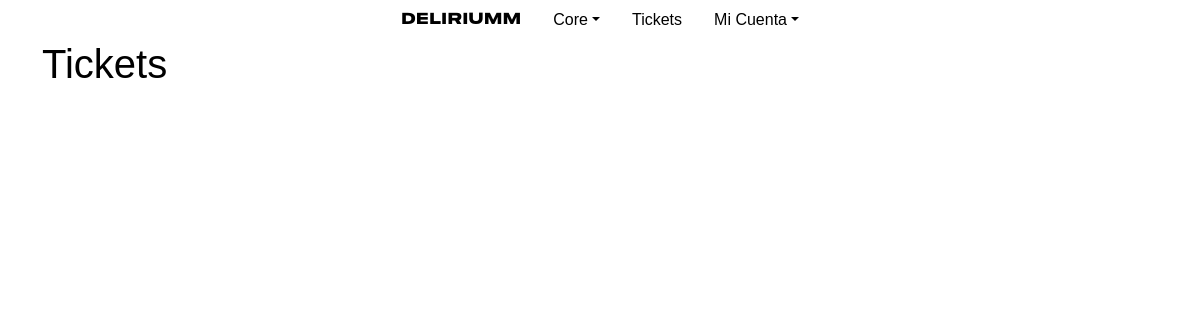
Page /core/tickets/my_tickets (signed in) on the earlier database version.
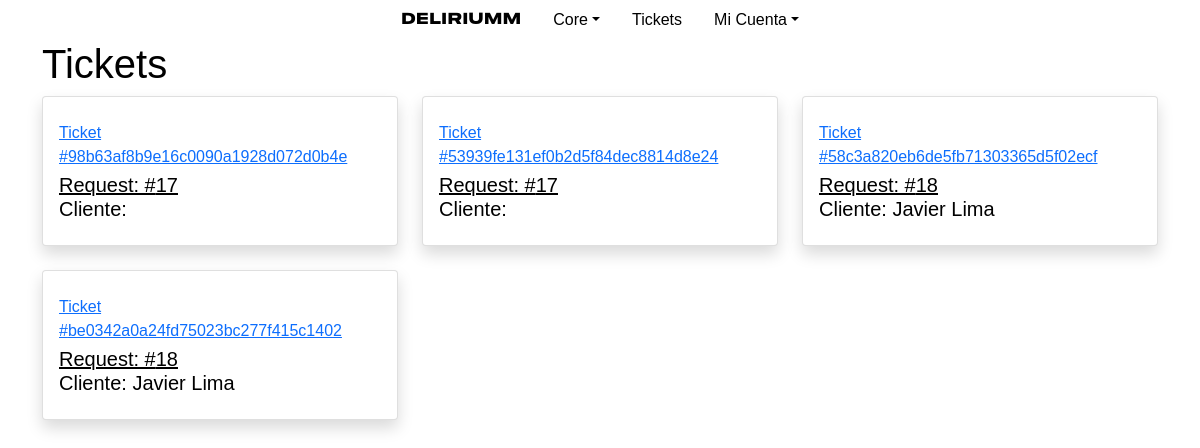
Same page on the later database version.
### tickets/models.py (models this page shows, shortened)
class Ticket(models.Model):
    hash = models.CharField(primary_key=True, verbose_name="Hash Id", max_length=200)
    client = models.CharField(max_length=50)
    ticketrequest = models.ForeignKey(TicketRequest, on_delete=models.CASCADE)
    user = models.ForeignKey(User, on_delete=models.CASCADE)
    event = models.ForeignKey(Event, on_delete=models.CASCADE)
    price = models.IntegerField(verbose_name="Price")
    status_export = models.BooleanField(default=True)

class TicketRequest(models.Model):
    user = models.ForeignKey(User, on_delete=models.CASCADE)
    event = models.ForeignKey(Event, on_delete=models.CASCADE)
    context = models.CharField(max_length=300, blank=True)
    q_tickets = models.IntegerField(verbose_name="Tickets")
    reference = models.CharField(max_length=150, default="none")
    client = models.CharField(max_length=50, default="none")
    total = models.IntegerField(verbose_name="Total", default="0")
    created = models.DateTimeField(auto_now=True)
    staff_asigned = models.CharField(max_length=30, default="none")
    comprobante = models.FileField(upload_to='uploads/comprobantes/', blank=True)
    PAYMENTS = (
        ("CASH", "Efectivo"),
        ("CARD", "Tarjeta"),
        ("TRANSFER", "Transferencía"),
        ("DEPOSIT", "Deposíto"),
    )
    payment_method = models.CharField(
        max_length=20,
        choices=PAYMENTS,
        default='CASH',
    )
    STATUS = (
        ("PE", "Pendiente"),
        ("RE", "Rechazado"),
        ("VA", "Aprobado"),
        ("AR", "Archivado"),
    )
    status = models.CharField(
        max_length=2,
        choices=STATUS,
        default='PE',
    )

### tickets/views.py (the view)
# urls.py: path("my_tickets", views.my_tickets, name="my_tickets"),
def my_tickets(request):
    if not request.user.is_authenticated:
        return HttpResponseRedirect(reverse("users:login"))
    usercore = get_object_or_404(UserCore, user=request.user)
    return render(request, "tickets/my_tickets.html",{
        "tickets": request.user.ticket_set.all(),
    })

### tickets/templates/tickets/my_tickets.html (shortened to what this page needs)
{% extends 'tickets/layout_1.html' %}
{% block head %}
{% load static %}
{% endblock %}
{% block body %}
<h1>Tickets</h1>
<div class="row">
    {% for ticket in tickets %}
    <div class="col-xl-4 col-md-6 mb-4">
        <div class="card border-left-primary shadow h-100 py-2">
            <div class="card-body">
                <div class="row no-gutters align-items-center">
                    <div class="col mr-2">
                        <div class="text-xs font-weight-bold text-primary mb-1">
                            <a href="{% url 'tickets:image_ticket' ticket.hash %}">Ticket #{{ ticket.hash }}</a></div>
                        <div class="h5 mb-0 font-weight-bold text-gray-800"><a href="{% url 'tickets:request_view' ticket.ticketrequest.pk %}">Request: #{{ ticket.ticketrequest.pk }}</a></div>
                        <div class="h5 mb-0 font-weight-bold text-gray-800">Cliente: {{ ticket.ticketrequest.client }}</div>
                    </div>
                </div>
            </div>
        </div>
    </div>
    {% endfor %}
</div>
{% endblock body %}

### tickets/templates/tickets/layout_1.html (shortened to what this page needs)
<!DOCTYPE html>
<html lang="en">
    <head>
        {% load static %}
        <link href="https://cdn.jsdelivr.net/npm/bootstrap@5.1.3/dist/css/bootstrap.min.css" rel="stylesheet">
        <link rel="stylesheet" type="text/css" href="{% static 'tickets/style_layout1.css' %}">
    </head>
    <body>
      <header>
        <ul class="nav justify-content-center">
            <li class="nav-item">
              <a class="nav-link" aria-current="page" href="{% url 'core:index' %}" id="deliriumm">Deliriumm</a>
            </li>
            <li class="nav-item dropdown">
              <a class="nav-link dropdown-toggle" data-bs-toggle="dropdown" href="#" role="button" aria-expanded="false">Core</a>
            </li>
            <li class="nav-item">
              <a class="nav-link" href="{% url 'tickets:index' %}">Tickets</a>
            </li>
            <li class="nav-item dropdown">
                <a class="nav-link dropdown-toggle" data-bs-toggle="dropdown" href="#" role="button" aria-expanded="false">Mi Cuenta</a>
              </li>
          </ul>
    </header>
        <div class="container">
        {% block body %}
        {% endblock body %}
      </div>
    </body>
</html>

### tickets/static/tickets/style_layout1.css (style rules this page uses)
body { font-family: sans-serif; color: black; }
a, a:visited, a:hover, a:active { color: inherit; }
.nav-link { color: black; }
#deliriumm { font-family: 'radwave', Arial, Helvetica, sans-serif; color: black; }

Differences in the rows shown:
added Ticket: hash "98b63af8b9e16c0090a1928d072d0b4e", ticketrequest.pk "17"
added Ticket: hash "53939fe131ef0b2d5f84dec8814d8e24", ticketrequest.pk "17"
added Ticket: hash "58c3a820eb6de5fb71303365d5f02ecf", ticketrequest.pk "18", ticketrequest.client "Javier Lima"
added Ticket: hash "be0342a0a24fd75023bc277f415c1402", ticketrequest.pk "18", ticketrequest.client "Javier Lima"
